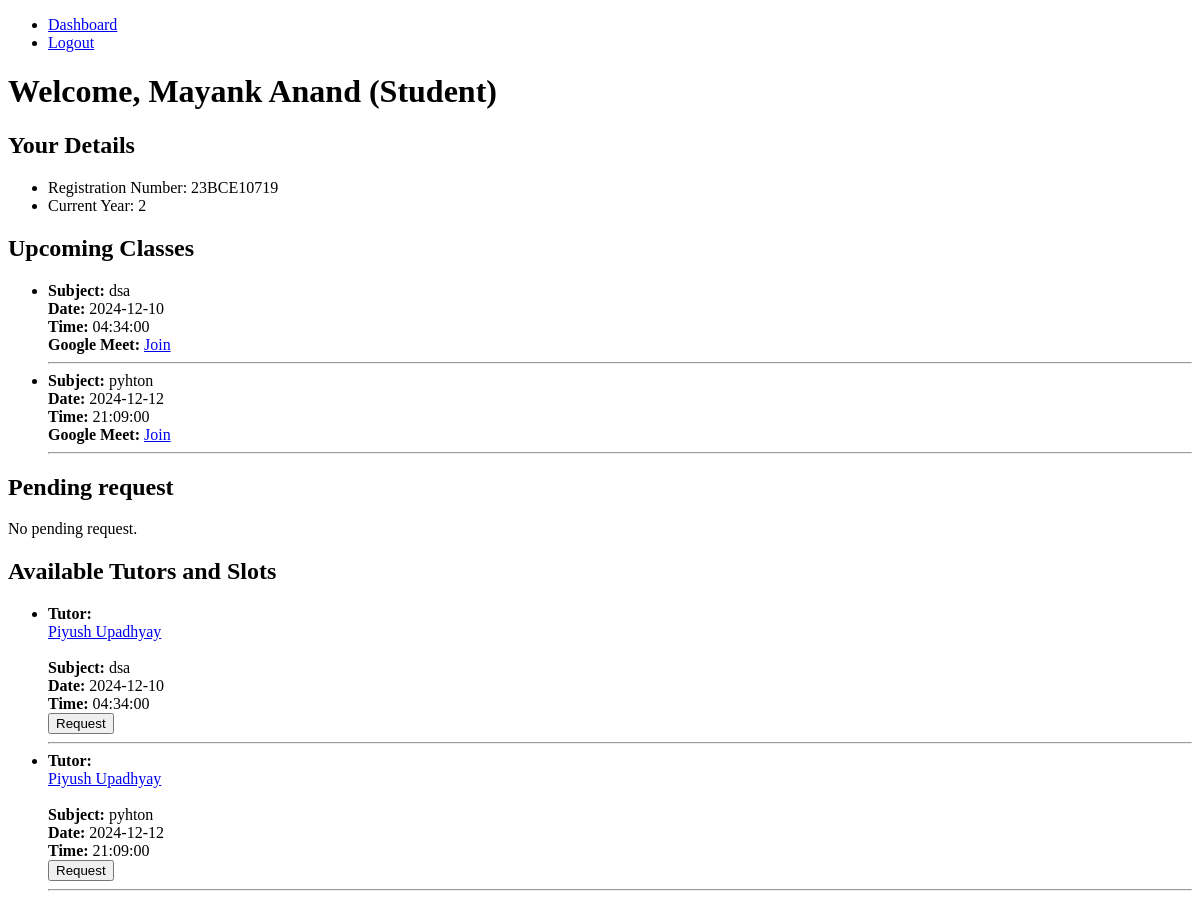
The page /dashboard (signed in) on the database as committed earlier.
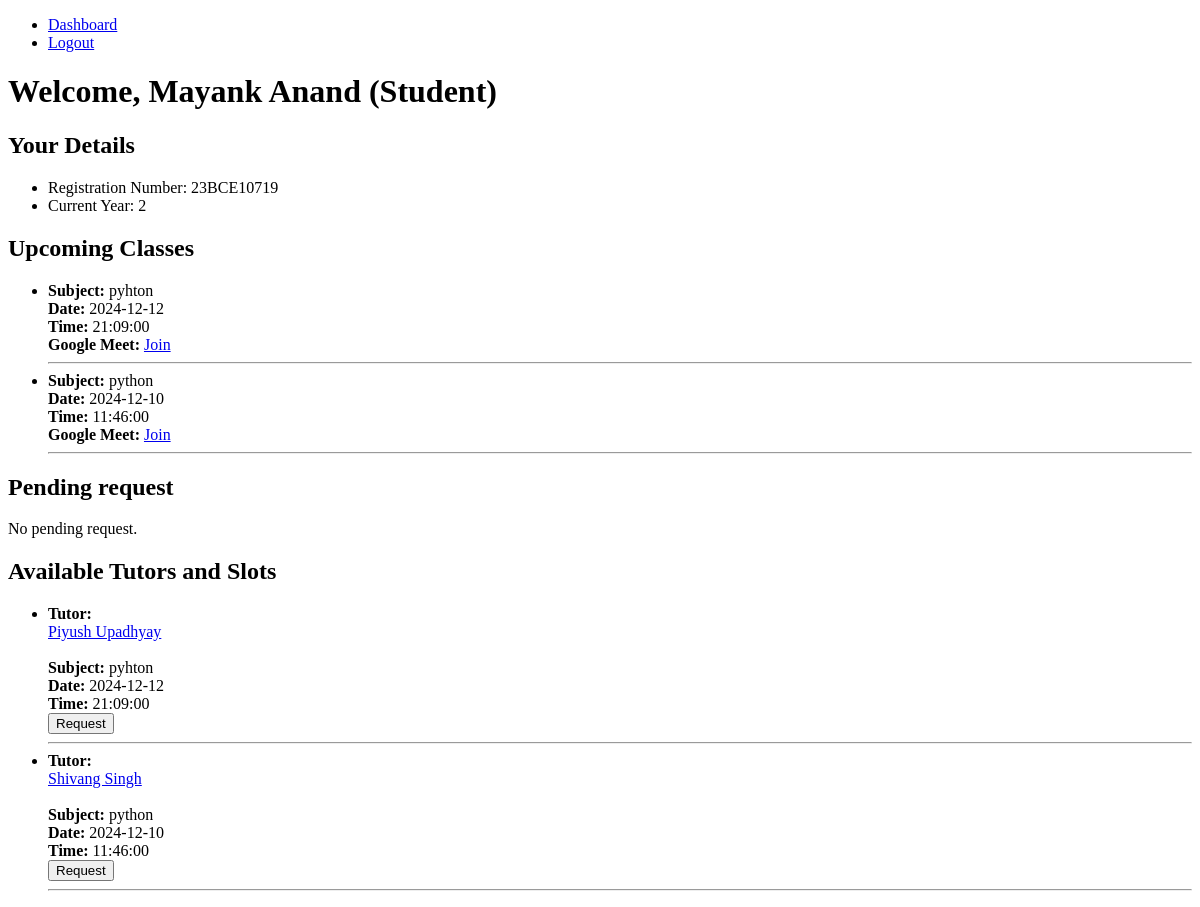
The same page on the database as committed later.
### models.py (models this page shows)
class User(db.Model):
    __tablename__ = "users"
    registration_number = db.Column(db.String(20), primary_key=True)
    name = db.Column(db.String(100), nullable=False)
    email = db.Column(db.String(100), nullable=False)
    password_hash = db.Column(db.Text, nullable=False)
    role = db.Column(
        db.Enum("student", "tutor", "admin", name="user_roles"), nullable=False
    )
    created_at = db.Column(db.DateTime, default=datetime.utcnow)
    student = db.relationship("Student", back_populates="user", uselist=False)
    tutor = db.relationship("Tutor", back_populates="user", uselist=False)

class Student(db.Model):
    __tablename__ = "students"
    registration_number = db.Column(
        db.String(20), db.ForeignKey("users.registration_number"), primary_key=True
    )
    current_year = db.Column(db.Integer, nullable=False)
    id_card = db.Column(db.Text, nullable=False)
    user = db.relationship("User", back_populates="student")
    requests = db.relationship("Request", back_populates="student")
    reviews = db.relationship("Review", back_populates="student")

class Request(db.Model):
    __tablename__ = "requests"
    id = db.Column(db.Integer, primary_key=True)
    slot_id = db.Column(db.Integer, db.ForeignKey("slots.id"), nullable=False)
    student_registration_number = db.Column(
        db.String(20), db.ForeignKey("students.registration_number"), nullable=False
    )
    status = db.Column(
        db.Enum("pending", "accepted", "rejected", name="request_status"),
        default="pending",
    )
    request_date = db.Column(db.DateTime, default=datetime.utcnow)
    slot = db.relationship("Slot", back_populates="requests")
    student = db.relationship("Student", back_populates="requests")

class Slot(db.Model):
    __tablename__ = "slots"
    id = db.Column(db.Integer, primary_key=True)
    tutor_registration_number = db.Column(
        db.String(20), db.ForeignKey("tutors.registration_number"), nullable=False
    )
    subject = db.Column(db.String(100), nullable=False)
    date = db.Column(db.Date, nullable=False)
    time = db.Column(db.Time, nullable=False)
    gmeet_link = db.Column(db.String(255), nullable=True)
    created_at = db.Column(db.DateTime, default=datetime.utcnow)
    tutor = db.relationship("Tutor", back_populates="slots")
    requests = db.relationship("Request", back_populates="slot")
    reviews = db.relationship("Review", back_populates="slot")

### controllers.py (the view)
@app.route("/dashboard", methods=["GET", "POST"])
@auth_required
def dashboard():
    user = User.query.get(session["user_id"])
    if user.role == "tutor":
        tutor = Tutor.query.filter_by(
            registration_number=user.registration_number
        ).first()
        slots = Slot.query.filter_by(
            tutor_registration_number=tutor.registration_number
        ).all()
        requests = (
            Request.query.join(Slot)
            .filter(Slot.tutor_registration_number == tutor.registration_number)
            .all()
        )
        if "delete" in request.args:
            slot_id=request.args.get("slot_id")
            slot=Slot.query.filter_by(id=slot_id).first()
            requests=Request.query.filter_by(slot_id=slot_id).all()
            for r in requests:
                db.session.delete(r)
            db.session.delete(slot)
            db.session.commit()
            return redirect(url_for("dashboard"))
        return render_template(
            "tutor.html", user=user, tutor=tutor, slots=slots, requests=requests
        )
    elif user.role == "student":
        student = Student.query.filter_by(
            registration_number=user.registration_number
        ).first()
        slots = (
            db.session.query(
                Slot.id,
                Slot.subject,
                Slot.date,
                Slot.time,
                Slot.tutor_registration_number,
                Tutor.registration_number,
                User.name.label("tutor_name"),
            )
            .join(Tutor, Slot.tutor_registration_number == Tutor.registration_number)
            .join(User, User.registration_number == Tutor.registration_number)
            .all()
        )
        upcoming = (
            Request.query.join(Slot)
            .filter(
                Request.student_registration_number == user.registration_number,
                Request.status == "accepted",
            )
            .all()
        )
        pending = (
            Request.query.join(Slot)
            .filter(
                Request.student_registration_number == user.registration_number,
                Request.status == "pending",
            )
            .all()
        )
        return render_template(
            "student.html",
            user=user,
            student=student,
            slots=slots,
            upcoming=upcoming,
            pending=pending,
        )
    elif user.role == "admin":
        tutors = Tutor.query.all()
        students = Student.query.all()
        return render_template("admin.html", user=user, tutors=tutors, students=students)

### controllers.py (called while the page is built)
def auth_required(func):
    @wraps(func)
    def inner(*args, **kwargs):
        if "user_id" in session:
            return func(*args, **kwargs)
        else:
            flash("Please login to continue")
            return redirect(url_for("home"))
    return inner

### templates/student.html
{% extends "base.html" %} {% block title %}Student Dashboard{% endblock %} {%
block content %}
<h1>Welcome, {{ user.name }} (Student)</h1>
<section>
  <h2>Your Details</h2>
  <ul>
    <li>Registration Number: {{ user.registration_number }}</li>
    <li>Current Year: {{ student.current_year }}</li>
  </ul>
</section>
<section>
  <h2>Upcoming Classes</h2>
  {% if upcoming and upcoming|length > 0 %}
  <ul>
    {% for request in upcoming %}
    <li>
      <strong>Subject:</strong> {{ request.slot.subject }} <br />
      <strong>Date:</strong> {{ request.slot.date }} <br />
      <strong>Time:</strong> {{ request.slot.time }} <br />
      <strong>Google Meet:</strong>
      <a href="{{ request.slot.gmeet_link }}" target="_blank">Join</a>
    </li>
    <hr />
    {% endfor %}
  </ul>
  {% else %}
  <p>No upcoming classes scheduled.</p>
  {% endif %}
</section>
<section>
  <h2>Pending request</h2>
  {% if pending and pending|length > 0 %}
  <ul>
    {% for request in pending %}
    <li>
      <strong>Subject:</strong> {{ request.slot.subject }} <br />
      <strong>Date:</strong> {{ request.slot.date }} <br />
      <strong>Time:</strong> {{ request.slot.time }} <br />
    </li>
    <hr />
    {% endfor %}
  </ul>
  {% else %}
  <p>No pending request.</p>
  {% endif %}
</section>
<section>
  <h2>Available Tutors and Slots</h2>
  {% if slots and slots|length > 0 %}
  <ul>
    {% for slot in slots %}
    <li>
      <strong>Tutor:</strong>
      <form action="/tutor_profile/{{ slot.tutor_registration_number }}" method="POST">
        <a href="#" onclick="this.closest('form').submit()">{{ slot.tutor_name }}</a>
      </form> <br />
      <strong>Subject:</strong> {{ slot.subject }} <br />
      <strong>Date:</strong> {{ slot.date }} <br />
      <strong>Time:</strong> {{ slot.time }} <br />
      {% set is_requested = False %} {% for request in pending %} {% if
      request.slot_id == slot.id %} {% set is_requested = True %} {% endif %} {%
      endfor %} {% if is_requested %}
      <p><em>Request Pending</em></p>
      {% else %}
      <form action="/request_slot/{{ slot.id }}" method="POST">
        <button type="submit">Request</button>
      </form>
      {% endif %}
    </li>
    <hr />
    {% endfor %}
  </ul>
  {% else %}
  <p>No tutors or slots available at the moment. Please check back later!</p>
  {% endif %}
</section>
{% endblock %}

### templates/base.html (shortened to what this page needs)
<!DOCTYPE html>
<html lang="en">
  <head>
  </head>
  <body>
    <header>
      <nav>
        <ul>
          <li><a href="{{ url_for('dashboard') }}">Dashboard</a></li>
          <li><a href="{{ url_for('logout') }}">Logout</a></li>
        </ul>
      </nav>
    </header>
    <main>
      {% block content %} Role-specific content will be inserted here {%
      endblock %}
    </main>
  </body>
</html>

Rows that differ between the two databases and show on the page:
removed Request: slot.subject "dsa", slot "2024-12-10", slot.time "04:34:00"
removed Slot: tutor_name "Piyush Upadhyay", subject "dsa", date "2024-12-10", time "04:34:00"
added Request: slot.subject "python", slot "2024-12-10", slot.time "11:46:00"
added Slot: tutor_name "Shivang Singh", subject "python", date "2024-12-10", time "11:46:00"
